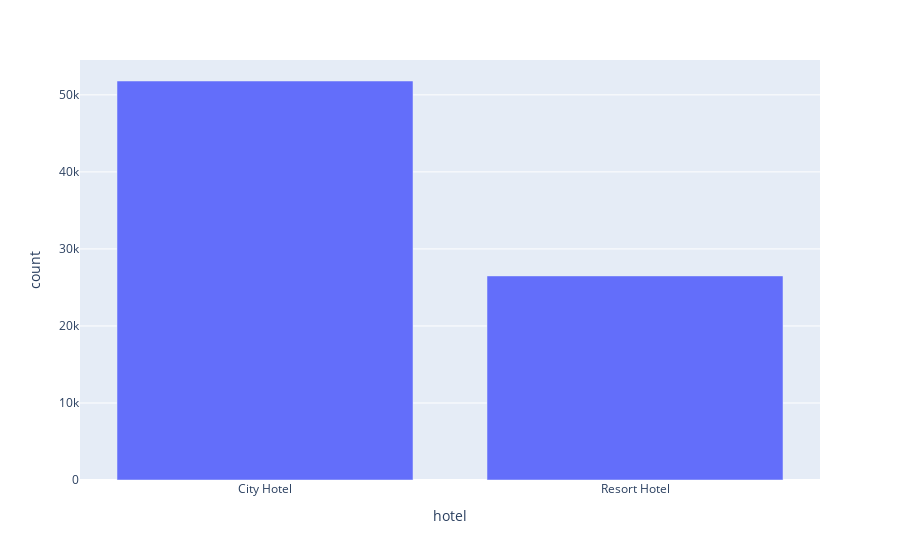

This figure's notebook cell:
### Markdown cell above
#### Hotel Column

### Code cell
# frequency for hotel column
hotel_counts = hotel_booking.groupBy("hotel").agg(F.count("*").alias("count"))

hotel_counts.plot.bar(x="hotel", y="count")

### Figure 1 — Plotly figure (JSON) as saved in the notebook; plotly's stock layout.template omitted (floating-point values rounded to 4 significant figures)
{"data": [{"hovertemplate": "hotel=%{x}<br>count=%{y}<extra></extra>", "legendgroup": "", "marker": {"color": "#636efa", "pattern": {"shape": ""}}, "name": "", "orientation": "v", "showlegend": false, "textposition": "auto", "type": "bar", "x": ["City Hotel", "Resort Hotel"], "xaxis": "x", "y": [51801, 26496], "yaxis": "y"}], "layout": {"barmode": "relative", "legend": {"tracegroupgap": 0}, "margin": {"t": 60}, "xaxis": {"anchor": "y", "domain": [0, 1], "title": {"text": "hotel"}}, "yaxis": {"anchor": "x", "domain": [0, 1], "title": {"text": "count"}}}}
